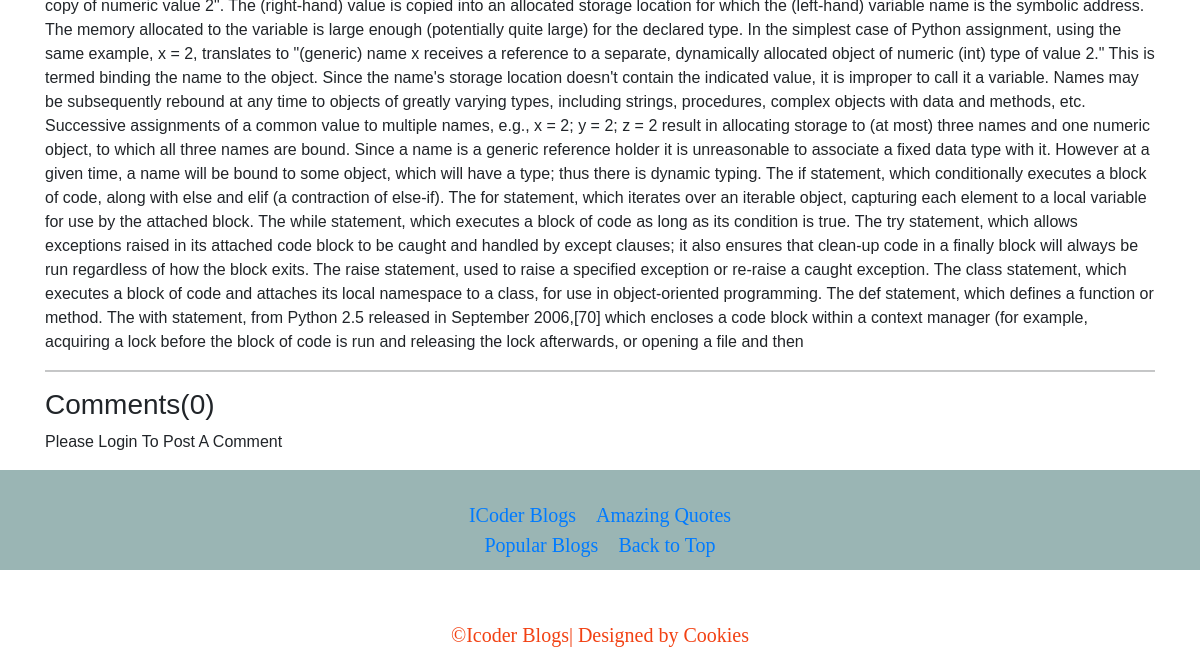
/blogging/first-post (lower part), run on an earlier commit of the app's database.
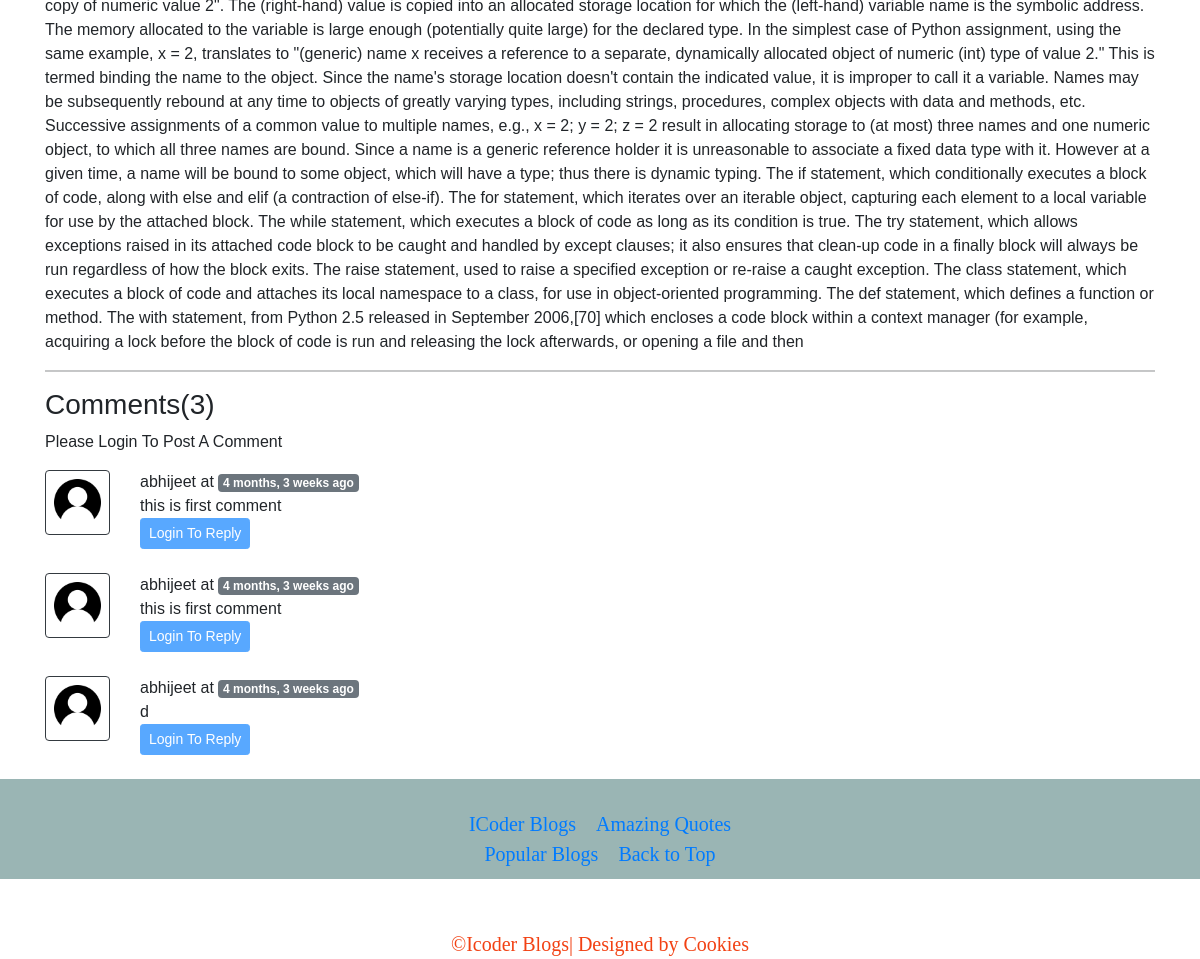
And on a later commit of the database.
### blogging/models.py (models this page shows, shortened)
class BlogComment(models.Model):
    sno = models.AutoField(primary_key=True)
    comment = models.TextField()
    user = models.ForeignKey(User, on_delete=models.CASCADE)
    post = models.ForeignKey(Post, on_delete=models.CASCADE)
    parent = models.ForeignKey('self', on_delete=models.CASCADE, null=True)
    timestamp = models.DateTimeField(default=now)

### blogging/views.py (the view)
# urls.py: path('<str:slug>', views.bloggingPost, name='bloggingPost'),
def bloggingPost(request, slug):
    post = Post.objects.filter(slug=slug).first()
    post.views = post.views + 1
    post.save()
    comments = BlogComment.objects.filter(post=post, parent=None)
    replies = BlogComment.objects.filter(post=post).exclude(parent=None)
    replyDict = {}
    for reply in replies:
        if reply.parent.sno not in replyDict.keys():
            replyDict[reply.parent.sno] = [reply]
        else:
            replyDict[reply.parent.sno].append(reply)
    print(replyDict)
    context = {'post' : post, 'comments': comments, 'user':request.user, 'replyDict':replyDict}
    return render(request, 'blogging/blogpost.html', context)

### blogging/templatetags/extras.py (called while the page is built)
@register.filter(name = 'get_val')
def get_val(dict, key):
    return dict.get(key)

### blogging/templates/blogging/blogpost.html (shortened to what this page needs)
{% extends 'base.html' %}
{% load static %}
{% block body %}
{% load humanize %}
{% load extras %}
<div class="container my-3">
  <p>{{post.content|safe}}</p>
  <hr>
</div>
<div class="container">
  <h3>Comments({{comments.count}})</h3>
  <div class="my-2">
    {% if user.is_authenticated %}
    <form action="/blogging/postComment" method="post">
      {% csrf_token %}
      <div class="mb-3">
        <label for="exampleInputEmail1" class="form-label">Post Comment</label>
        <input type="text" class="form-control" name="comment" placeholder="Enter comment here">
      </div>
      <input type="hidden" name="postSno" value="{{post.sno}}">
      <input type="hidden" name="parentSno" value="">
      <button type="submit" class="btn btn-primary">Submit</button>
    </form>
    {% else %}
    <p>Please Login To Post A Comment</p>
    {% endif %}
  </div>
  {% for comment in comments %}
  <div class="row my-3">
    <div class="col-md-1"><img class="rounded mx-auto d-block w-100 p-2 border border-dark"
        src="/static/home/images/user.png" alt="user" srcset=""></div>
    <div class="col-md-11"><b>{{comment.user.username}}</b> at <span class="badge bg-secondary">{{comment.timestamp | naturaltime}}</span badge bg-secondary>
      <div>{{comment.comment}}</div>
      <div class="reply mx-0">
        {% if user.is_authenticated %}
          <button class="btn btn-sm btn-primary" type="button" data-bs-toggle="collapse"
            data-bs-target="#replyBox{{comment.sno}} " aria-expanded="false" aria-controls="replyBox{{comment.sno}}">
            Reply
          </button>
        <div class="collapse" id="replyBox{{comment.sno}}">
          <div class="card card-body my-2">
            <form action="/blogging/postComment" method="post">
              {% csrf_token %}
              <div class="mb-3">
                <label for="comment" class="form-label">Post Reply</label>
                <input type="text" class="form-control" name="comment" placeholder="Enter comment here">
                <input type="hidden" name="parentSno" value="{{comment.sno}}">
              </div>
              <input type="hidden" name="postSno" value="{{post.sno}}">
              <button type="submit" class="btn btn-primary">Submit</button>
            </form>
          </div>
        </div>
        {% else %}
         <button class="btn btn-sm btn-primary" type="button" data-bs-toggle="collapse"
            data-bs-target="#replyBox{{comment.sno}} " aria-expanded="false" aria-controls="replyBox{{comment.sno}}" disabled>
            Login To Reply
          </button>
        {% endif %}
      </div>
    </div>
  </div>
  {% endfor %}
</div>
{% endblock body %}

### home/templates/base.html (shortened to what this page needs)
{% load static %}
<!doctype html>
<html lang="en">
<head>
  <link href="https://cdn.jsdelivr.net/npm/bootstrap@5.0.0-beta1/dist/css/bootstrap.min.css" rel="stylesheet"
>
  <link rel="stylesheet" href="https://maxcdn.bootstrapcdn.com/bootstrap/4.0.0/css/bootstrap.min.css">
    <link rel="stylesheet" href="https://maxcdn.bootstrapcdn.com/font-awesome/4.7.0/css/font-awesome.min.css">
    <link rel="stylesheet" type="text/css" href="https://stackpath.bootstrapcdn.com/font-awesome/4.7.0/css/font-awesome.min.css">
<link href="{% static 'home/css/pp.css' %}" rel="stylesheet">
</head>
<body>
{% block body %} {% endblock body %}
<div class="footer">
<div class="footer-bottom">
  <br>
  <a href="/blogging">ICoder Blogs</a>
&nbsp;&nbsp;&nbsp;<a href="/#we" >Amazing Quotes</a>
<br>
<a href="https://firstsiteguide.com/examples-of-blogs/" target="_blank">Popular Blogs</a>
&nbsp;&nbsp;&nbsp;<a href="#">Back to Top</a>
<br><br><br>
<div class="bottom" style="text-align:center;">
&copy;Icoder Blogs| Designed by Cookies
</div>
</div>
</div>
</body>
</html>

### home/static/home/css/pp.css (style rules this page uses)
html, body { height: 100%; font-weight:100; }
body { font-family: Arial; }
.footer-bottom { background-color:rgb(154, 181, 180); height:100px; color: rgb(242, 65, 19); text-align: center; font-family: webkit-body; font-size: 20px; }
.bottom { text-align: center; }

### blogging/templates/blogging/blogpost.html (style rules this page uses)
body { background-image: url('https://images.squarespace-cdn.com/content/v1/569d4b5afb36b14cb9816729/1453169206422-NSC12UTKE3N9JX44J7Q3/ke17ZwdGBToddI8pDm48kNbtElRT21_JiTRyuwgy1vB7gQa3H78H3Y0txjaiv_0fDoOvxcdMmMKkDsyUqMSsMWxHk725yiiHCCLfrh8O1z4YTzHvnKhyp6Da-NYroOW3ZGjoBKy3azqku80C789l0kMlYkjvFlctRdmAM11rxFQbDqQneBP5WJrgBA3-YG-FkoMahGbGTbFnRJQx6apT4g/Silver-Blur-Background-Wallpaper.jpg?format=1000w'); background-size: 100% 100%; }

What changed in the data, as far as the page shows it:
added BlogComment: user.username "abhijeet", timestamp "4 months, 3 weeks ago", comment "this is first comment"
added BlogComment: user.username "abhijeet", timestamp "4 months, 3 weeks ago", comment "this is first comment"
added BlogComment: user.username "abhijeet", timestamp "4 months, 3 weeks ago", comment "d"
Also different on the page:
{{ comments.count }}: "0" → "3"
